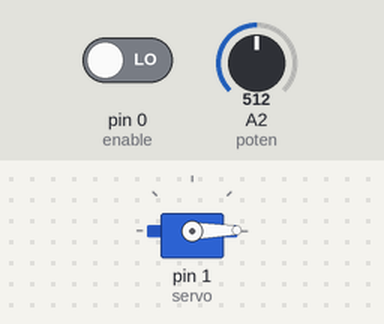
The sketch below on a simulated Arduino Uno, built with avr-gcc and run on an emulated ATmega328P. Shown: servo. Wiring (inferred from the names in the program): servo: signal pin 1. Inputs (shaded band) come from the test bench; at power-on: pin 0 (enable) LOW, A2 (poten) = 512. Servo pulses on a pin are drawn as a servo (544–2400 µs = 0–180°).

Above: at 1.2 s.
1.3 s: pin 0 (enable) driven HIGH
At 1.6 s:
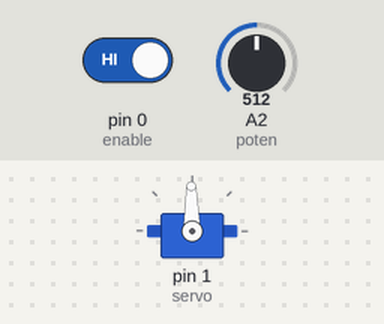
2.8 s: A2 (poten) set to 716
At 4.0 s:
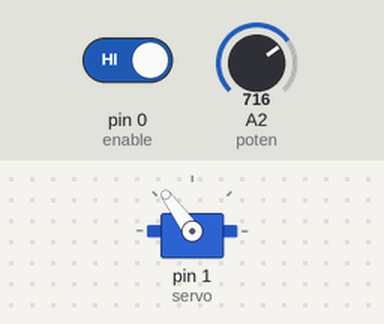
4.3 s: A2 (poten) set to 900
At 5.1 s:
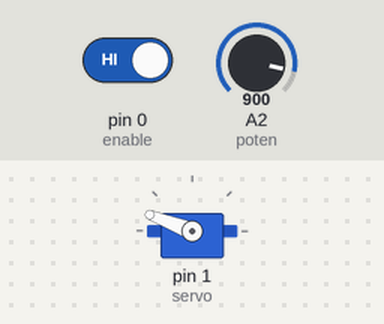
5.8 s: A2 (poten) set to 1023
At 6.2 s:
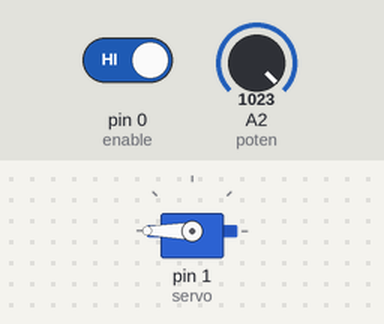
7.3 s: A2 (poten) set to 306
At 8.5 s:
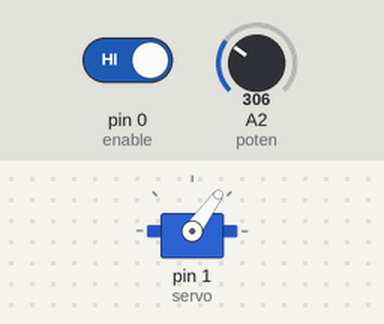
8.8 s: A2 (poten) set to 122
At 9.8 s:
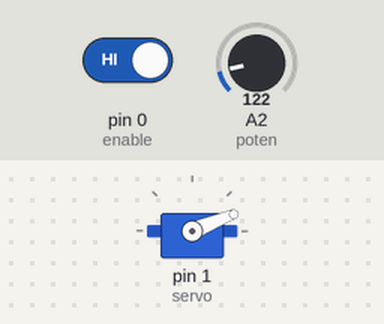
Timing chart, 0 to 11.3 s (numbered marks = the images above; inputs shaded):
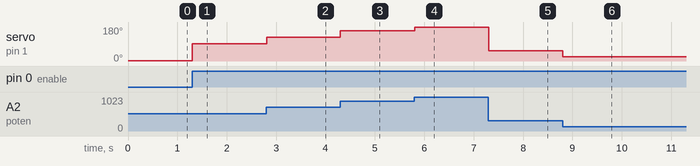

The sketch:

AT45_servo_control.ino
```cpp
int enable = 0;
int servo = 1;
int poten = 2;
int x(0);
unsigned long time = 0 ;


// the setup routine runs once when you press reset:
void setup() {
  // initialize the digital pin as an output.
    pinMode(enable, INPUT);
    pinMode(servo, OUTPUT);
    pinMode(poten,  INPUT);
}

// the loop routine runs over and over again forever:
void loop() {

  time = map(analogRead(poten),0,1023,1000,2000);

  if (digitalRead(enable)){
    digitalWrite(servo,1);
    delayMicroseconds(time);
    digitalWrite(servo,0);
    delayMicroseconds(20000-time);
  }
  else{
    digitalWrite(servo,1);
    delayMicroseconds(1000);
    digitalWrite(servo,0);
    delayMicroseconds(20000);

  }

}
```

Measured:
- after the input at 1.3 s, servo on pin 1 (servo): 1° → 91° at once
- after the input at 2.8 s, servo on pin 1 (servo): 91° → 126° at once
- after the input at 4.3 s, servo on pin 1 (servo): 126° → 159° at once
- after the input at 5.8 s, servo on pin 1 (servo): 159° → 180° at once
- after the input at 7.3 s, servo on pin 1 (servo): 180° → 54° at once
- after the input at 8.8 s, servo on pin 1 (servo): 54° → 22° at once
